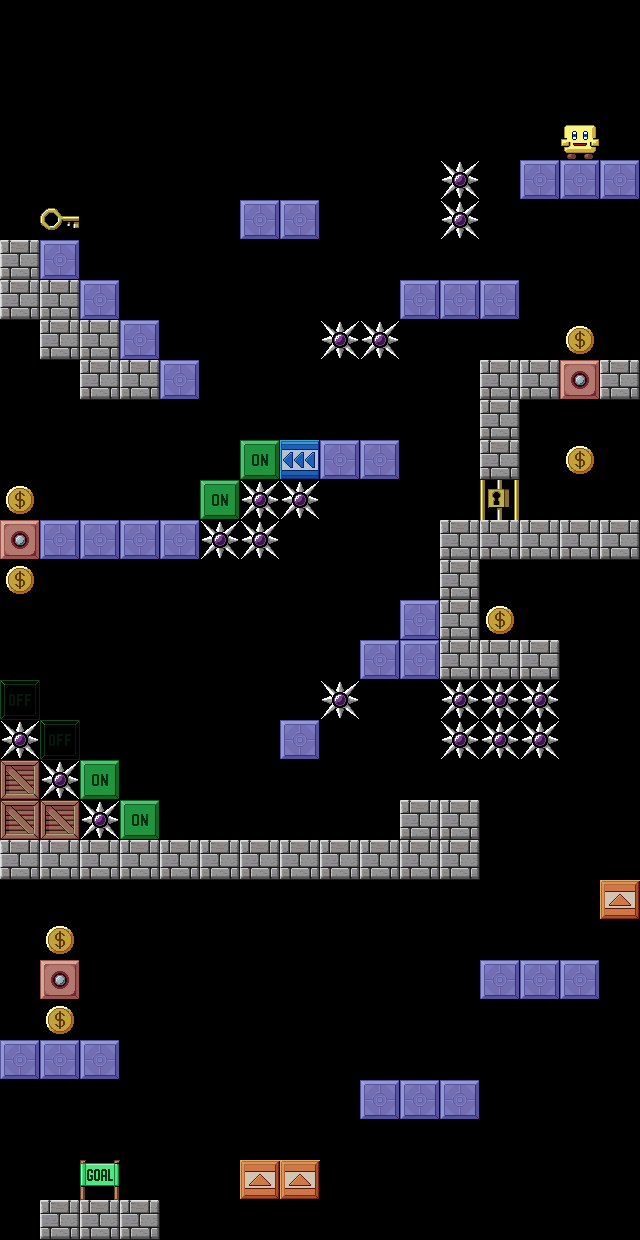

Below is a game level as drawn by its tile map, then a one-line description and the .tmx file that defines it, in full:
An orthogonal 16x31 tile map with 40x40 px tiles, 1 tile layer (Level24).

<map version="1.1" tiledversion="2018.09.12" orientation="orthogonal" renderorder="right-down" width="16" height="31" tilewidth="40" tileheight="40" infinite="0" nextlayerid="52" nextobjectid="1">
 <tileset firstgid="1" source="TileSetLevels.tsx" />
 <layer id="51" name="Level24" width="16" height="31">
  <data encoding="csv">
0,0,0,0,0,0,0,0,0,0,0,0,0,0,0,0,
0,0,0,0,0,0,0,0,0,0,0,0,0,0,0,0,
0,0,0,0,0,0,0,0,0,0,0,0,0,0,0,0,
0,0,0,0,0,0,0,0,0,0,0,0,0,0,2,0,
0,0,0,0,0,0,0,0,0,0,0,5,0,16,16,16,
0,6,0,0,0,0,16,16,0,0,0,5,0,0,0,0,
15,16,0,0,0,0,0,0,0,0,0,0,0,0,0,0,
15,15,16,0,0,0,0,0,0,0,16,16,16,0,0,0,
0,15,15,16,0,0,0,0,5,5,0,0,0,0,4,0,
0,0,15,15,16,0,0,0,0,0,0,0,15,15,9,15,
0,0,0,0,0,0,0,0,0,0,0,0,15,0,0,0,
0,0,0,0,0,0,11,12,16,16,0,0,15,0,4,0,
4,0,0,0,0,11,5,5,0,0,0,0,10,0,0,0,
9,16,16,16,16,5,5,0,0,0,0,15,15,15,15,15,
4,0,0,0,0,0,0,0,0,0,0,15,0,0,0,0,
0,0,0,0,0,0,0,0,0,0,16,15,4,0,0,0,
0,0,0,0,0,0,0,0,0,16,16,15,15,15,0,0,
7,0,0,0,0,0,0,0,5,0,0,5,5,5,0,0,
5,7,0,0,0,0,0,16,0,0,0,5,5,5,0,0,
17,5,11,0,0,0,0,0,0,0,0,0,0,0,0,0,
17,17,5,11,0,0,0,0,0,0,15,15,0,0,0,0,
15,15,15,15,15,15,15,15,15,15,15,15,0,0,0,0,
0,0,0,0,0,0,0,0,0,0,0,0,0,0,0,8,
0,4,0,0,0,0,0,0,0,0,0,0,0,0,0,0,
0,9,0,0,0,0,0,0,0,0,0,0,16,16,16,0,
0,4,0,0,0,0,0,0,0,0,0,0,0,0,0,0,
16,16,16,0,0,0,0,0,0,0,0,0,0,0,0,0,
0,0,0,0,0,0,0,0,0,16,16,16,0,0,0,0,
0,0,0,0,0,0,0,0,0,0,0,0,0,0,0,0,
0,0,3,0,0,0,8,8,0,0,0,0,0,0,0,0,
0,15,15,15,0,0,0,0,0,0,0,0,0,0,0,0
</data>
 </layer>
</map>
